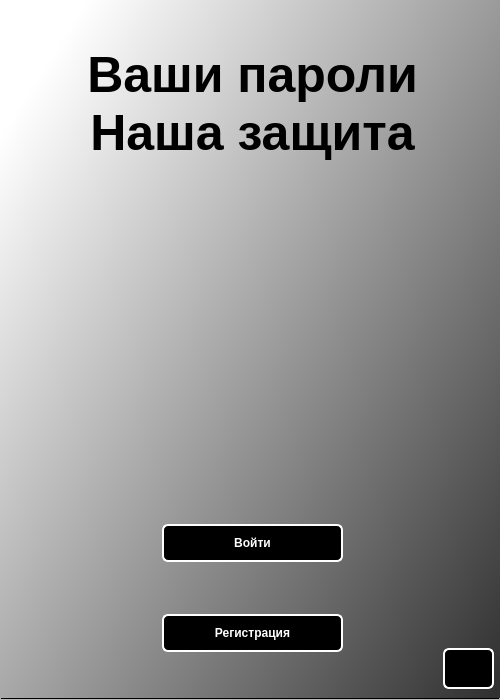
<?xml version="1.0" encoding="UTF-8"?>
<ui version="4.0">
 <class>MainWindow</class>
 <widget class="QMainWindow" name="MainWindow">
  <property name="geometry">
   <rect>
    <x>0</x>
    <y>0</y>
    <width>500</width>
    <height>700</height>
   </rect>
  </property>
  <property name="sizePolicy">
   <sizepolicy hsizetype="Fixed" vsizetype="Fixed">
    <horstretch>0</horstretch>
    <verstretch>0</verstretch>
   </sizepolicy>
  </property>
  <property name="minimumSize">
   <size>
    <width>500</width>
    <height>700</height>
   </size>
  </property>
  <property name="maximumSize">
   <size>
    <width>500</width>
    <height>700</height>
   </size>
  </property>
  <property name="windowTitle">
   <string>Password Container</string>
  </property>
  <property name="windowIcon">
   <iconset resource="res.qrc">
    <normaloff>:/images/res/icons8-container-64.png</normaloff>:/images/res/icons8-container-64.png</iconset>
  </property>
  <property name="autoFillBackground">
   <bool>false</bool>
  </property>
  <property name="styleSheet">
   <string notr="true">QWidget#MainWindow{

	border: 2px solid black;
}

QToolTip{
	
	background-color: rgb(182, 182, 182);
}

</string>
  </property>
  <property name="iconSize">
   <size>
    <width>30</width>
    <height>30</height>
   </size>
  </property>
  <widget class="QWidget" name="centralwidget">
   <widget class="QFrame" name="frame">
    <property name="geometry">
     <rect>
      <x>0</x>
      <y>0</y>
      <width>500</width>
      <height>700</height>
     </rect>
    </property>
    <property name="styleSheet">
     <string notr="true"/>
    </property>
    <property name="frameShape">
     <enum>QFrame::StyledPanel</enum>
    </property>
    <property name="frameShadow">
     <enum>QFrame::Raised</enum>
    </property>
    <widget class="QStackedWidget" name="pageGroupMainWindow">
     <property name="geometry">
      <rect>
       <x>0</x>
       <y>-2</y>
       <width>500</width>
       <height>703</height>
      </rect>
     </property>
     <property name="styleSheet">
      <string notr="true">

QPushButton{
	
	background: black;
	border: 2px solid white;
	color: white;
	font-size: 12px;
	font-weight: bold;
	border-radius: 6px;
}
QPushButton:hover{
	
	background: white;
	border: 2px solid black;
	color: black;
	border-radius: 6px;
}

#helloPage
{
	background: qlineargradient(spread:pad, x1:1, y1:0.977, x2:0.054, y2:0.136364, stop:0 rgba(49, 49, 49, 255), stop:1 rgba(255, 255, 255, 255));
}
#mainPage
{
		background: qlineargradient(spread:pad, x1:1, y1:0.977, x2:0.054, y2:0.136364, stop:0 rgba(49, 49, 49, 255), stop:1 rgba(255, 255, 255, 255));
}

#authPage
{
	background: qlineargradient(spread:pad, x1:1, y1:0.977, x2:0.054, y2:0.136364, stop:0 rgba(49, 49, 49, 255), stop:1 rgba(255, 255, 255, 255));
}

#registerPage
{
	background: qlineargradient(spread:pad, x1:1, y1:0.977, x2:0.054, y2:0.136364, stop:0 rgba(49, 49, 49, 255), stop:1 rgba(255, 255, 255, 255));
}

#programSettingsPage
{
	background: qlineargradient(spread:pad, x1:1, y1:0.977, x2:0.054, y2:0.136364, stop:0 rgba(49, 49, 49, 255), stop:1 rgba(255, 255, 255, 255));
}

#enterCodePage
{
	background: qlineargradient(spread:pad, x1:1, y1:0.977, x2:0.054, y2:0.136364, stop:0 rgba(49, 49, 49, 255), stop:1 rgba(255, 255, 255, 255));
}

#forgotPasswordPage
{
	background: qlineargradient(spread:pad, x1:1, y1:0.977, x2:0.054, y2:0.136364, stop:0 rgba(49, 49, 49, 255), stop:1 rgba(255, 255, 255, 255));
}
</string>
     </property>
     <property name="currentIndex">
      <number>0</number>
     </property>
     <widget class="QWidget" name="helloPage">
      <property name="sizePolicy">
       <sizepolicy hsizetype="Fixed" vsizetype="Fixed">
        <horstretch>0</horstretch>
        <verstretch>0</verstretch>
       </sizepolicy>
      </property>
      <property name="maximumSize">
       <size>
        <width>500</width>
        <height>700</height>
       </size>
      </property>
      <property name="styleSheet">
       <string notr="true">QLabel{
	font-size: 50px;
	font-weight: bold;
	color: solid black;
}
QPushButton{
	
	background: black;
	border: 2px solid white;
	color: white;
	font-size: 12px;
	font-weight: bold;
	border-radius: 6px;
	padding: 10px;
}
QPushButton:hover{
	
	background: white;
	border: 2px solid black;
	color: black;
	border-radius: 6px;
}</string>
      </property>
      <widget class="QLabel" name="helloLabel">
       <property name="geometry">
        <rect>
         <x>2</x>
         <y>0</y>
         <width>501</width>
         <height>211</height>
        </rect>
       </property>
       <property name="styleSheet">
        <string notr="true"/>
       </property>
       <property name="text">
        <string>Ваши пароли
Наша защита</string>
       </property>
       <property name="scaledContents">
        <bool>false</bool>
       </property>
       <property name="alignment">
        <set>Qt::AlignCenter</set>
       </property>
      </widget>
      <widget class="QLabel" name="label">
       <property name="geometry">
        <rect>
         <x>104</x>
         <y>216</y>
         <width>301</width>
         <height>251</height>
        </rect>
       </property>
       <property name="text">
        <string/>
       </property>
       <property name="pixmap">
        <pixmap resource="res.qrc">:/images/D:/shield.png</pixmap>
       </property>
       <property name="scaledContents">
        <bool>true</bool>
       </property>
      </widget>
      <widget class="QPushButton" name="programSettingsButton">
       <property name="geometry">
        <rect>
         <x>443</x>
         <y>650</y>
         <width>51</width>
         <height>41</height>
        </rect>
       </property>
       <property name="toolTip">
        <string>Настройка подключения к базе данных (для разрабочиков)</string>
       </property>
       <property name="styleSheet">
        <string notr="true">:hover
{
	icon: url(:/images/D:/User/Ilya_D/icons8-settings-ios-17-filled/icons8-settings-50.png);
}</string>
       </property>
       <property name="text">
        <string/>
       </property>
       <property name="icon">
        <iconset resource="res.qrc">
         <normaloff>:/images/res/icons8-settings-50white.png</normaloff>:/images/res/icons8-settings-50white.png</iconset>
       </property>
       <property name="iconSize">
        <size>
         <width>27</width>
         <height>28</height>
        </size>
       </property>
      </widget>
      <widget class="QWidget" name="helloButtonsGroup" native="true">
       <property name="geometry">
        <rect>
         <x>162</x>
         <y>480</y>
         <width>181</width>
         <height>221</height>
        </rect>
       </property>
       <layout class="QVBoxLayout" name="verticalLayout">
        <item>
         <widget class="QPushButton" name="toAuthButton">
          <property name="text">
           <string>Войти</string>
          </property>
         </widget>
        </item>
        <item>
         <widget class="QPushButton" name="toRegisterButton">
          <property name="text">
           <string>Регистрация</string>
          </property>
         </widget>
        </item>
       </layout>
      </widget>
      <widget class="QLabel" name="wings">
       <property name="geometry">
        <rect>
         <x>52</x>
         <y>252</y>
         <width>401</width>
         <height>141</height>
        </rect>
       </property>
       <property name="text">
        <string/>
       </property>
       <property name="pixmap">
        <pixmap resource="res.qrc">:/images/res/wings.png</pixmap>
       </property>
       <property name="scaledContents">
        <bool>true</bool>
       </property>
      </widget>
      <zorder>wings</zorder>
      <zorder>helloLabel</zorder>
      <zorder>label</zorder>
      <zorder>programSettingsButton</zorder>
      <zorder>helloButtonsGroup</zorder>
     </widget>
     <widget class="QWidget" name="mainPage">
      <property name="sizePolicy">
       <sizepolicy hsizetype="Fixed" vsizetype="Fixed">
        <horstretch>0</horstretch>
        <verstretch>0</verstretch>
       </sizepolicy>
      </property>
      <property name="maximumSize">
       <size>
        <width>500</width>
        <height>700</height>
       </size>
      </property>
      <property name="styleSheet">
       <string notr="true">QLineEdit
{
	background:black;
	color:white;
	border: 2px solid white;
	border-radius: 4px;
}

QLabel{
	font-size: 38px;
	font-weight: bold;
	color: solid white;
}

QPushButton{
	
	background: black;
	border: 2px solid white;
	color: white;
	font-size: 12px;
	font-weight: bold;
	border-radius: 6px;
	padding: 20px;
}
QPushButton:hover{
	
	background: white;
	border: 2px solid black;
	color: black;
	border-radius: 6px;
}</string>
      </property>
      <widget class="QLabel" name="emailLabel">
       <property name="geometry">
        <rect>
         <x>4</x>
         <y>280</y>
         <width>491</width>
         <height>91</height>
        </rect>
       </property>
       <property name="styleSheet">
        <string notr="true">font-size:25px;
color: solid white;</string>
       </property>
       <property name="text">
        <string/>
       </property>
       <property name="alignment">
        <set>Qt::AlignCenter</set>
       </property>
      </widget>
      <widget class="QLabel" name="emailLabel_2">
       <property name="geometry">
        <rect>
         <x>0</x>
         <y>140</y>
         <width>501</width>
         <height>91</height>
        </rect>
       </property>
       <property name="font">
        <font>
         <pointsize>-1</pointsize>
         <bold>true</bold>
         <underline>true</underline>
        </font>
       </property>
       <property name="styleSheet">
        <string notr="true">color: solid black;</string>
       </property>
       <property name="text">
        <string>Вы вошли под аккаунтом</string>
       </property>
       <property name="alignment">
        <set>Qt::AlignCenter</set>
       </property>
      </widget>
      <widget class="QLabel" name="label_2">
       <property name="geometry">
        <rect>
         <x>-80</x>
         <y>-70</y>
         <width>931</width>
         <height>841</height>
        </rect>
       </property>
       <property name="text">
        <string/>
       </property>
       <property name="pixmap">
        <pixmap resource="res.qrc">:/images/D:/dragon-gaus-blur.png</pixmap>
       </property>
       <property name="scaledContents">
        <bool>true</bool>
       </property>
      </widget>
      <widget class="QWidget" name="mainPageButtons" native="true">
       <property name="geometry">
        <rect>
         <x>0</x>
         <y>581</y>
         <width>501</width>
         <height>121</height>
        </rect>
       </property>
       <property name="styleSheet">
        <string notr="true"/>
       </property>
       <layout class="QHBoxLayout" name="horizontalLayout">
        <item>
         <widget class="QPushButton" name="makeServiceButton">
          <property name="text">
           <string>Создать</string>
          </property>
         </widget>
        </item>
        <item>
         <widget class="QPushButton" name="showServices">
          <property name="text">
           <string>Показать пароли</string>
          </property>
         </widget>
        </item>
       </layout>
      </widget>
      <widget class="QWidget" name="widget" native="true">
       <property name="geometry">
        <rect>
         <x>347</x>
         <y>4</y>
         <width>151</width>
         <height>71</height>
        </rect>
       </property>
       <layout class="QHBoxLayout" name="horizontalLayout_2">
        <item>
         <widget class="QPushButton" name="logoutButton">
          <property name="styleSheet">
           <string notr="true">#logoutButton:hover{
	icon:url(:/images/res/icons8-logout-50.png);
}</string>
          </property>
          <property name="text">
           <string/>
          </property>
          <property name="icon">
           <iconset resource="res.qrc">
            <normaloff>:/images/res/icons8-logout-50 (1).png</normaloff>:/images/res/icons8-logout-50 (1).png</iconset>
          </property>
          <property name="iconSize">
           <size>
            <width>34</width>
            <height>32</height>
           </size>
          </property>
         </widget>
        </item>
        <item>
         <widget class="QPushButton" name="deleteAccountButton">
          <property name="styleSheet">
           <string notr="true">#deleteAccountButton:hover{
	icon:url(:/images/res/icons8-remove-user-50.png);
}</string>
          </property>
          <property name="text">
           <string/>
          </property>
          <property name="icon">
           <iconset resource="res.qrc">
            <normaloff>:/images/res/icons8-remove-user-50 (1).png</normaloff>:/images/res/icons8-remove-user-50 (1).png</iconset>
          </property>
          <property name="iconSize">
           <size>
            <width>44</width>
            <height>43</height>
           </size>
          </property>
         </widget>
        </item>
       </layout>
      </widget>
      <zorder>label_2</zorder>
      <zorder>widget</zorder>
      <zorder>emailLabel</zorder>
      <zorder>emailLabel_2</zorder>
      <zorder>mainPageButtons</zorder>
     </widget>
     <widget class="QWidget" name="enterCodePage">
      <property name="styleSheet">
       <string notr="true">QLabel{
	font-size: 50px;
	font-weight: bold;
	color: rgb(54, 54, 54);
}
QPushButton{
	
	background: black;
	border: 2px solid white;
	color: white;
	font-size: 12px;
	font-weight: bold;
	border-radius: 6px;
	padding: 10px;
}
QPushButton:hover{
	
	background: white;
	border: 2px solid black;
	color: black;
	border-radius: 6px;
}

QLineEdit
{
	background:rgb(46, 47, 48);
	color:white;
	font-size: 40px;
	font-weight: bold;
	border: 2px solid white;
	border-radius: 15px;
}

QComboBox
{
	background:rgb(46, 47, 48);
	color:white;
	border: 2px solid white;
	border-radius: 4px;
}


QComboBox QAbstractItemView {
	background-color:rgb(46, 47, 48);
	color:white;
}</string>
      </property>
      <widget class="QLineEdit" name="codeLine">
       <property name="geometry">
        <rect>
         <x>107</x>
         <y>210</y>
         <width>291</width>
         <height>81</height>
        </rect>
       </property>
       <property name="toolTip">
        <string>Поле ввода кода</string>
       </property>
       <property name="inputMethodHints">
        <set>Qt::ImhDigitsOnly</set>
       </property>
       <property name="text">
        <string/>
       </property>
       <property name="maxLength">
        <number>6</number>
       </property>
       <property name="alignment">
        <set>Qt::AlignCenter</set>
       </property>
      </widget>
      <widget class="QLabel" name="label_4">
       <property name="geometry">
        <rect>
         <x>91</x>
         <y>46</y>
         <width>321</width>
         <height>81</height>
        </rect>
       </property>
       <property name="styleSheet">
        <string notr="true">color: solid black;</string>
       </property>
       <property name="text">
        <string>Введите код</string>
       </property>
       <property name="alignment">
        <set>Qt::AlignCenter</set>
       </property>
      </widget>
      <widget class="QPushButton" name="codeReadyButton">
       <property name="geometry">
        <rect>
         <x>170</x>
         <y>570</y>
         <width>161</width>
         <height>71</height>
        </rect>
       </property>
       <property name="text">
        <string>Готово</string>
       </property>
      </widget>
      <widget class="QLabel" name="emailHintLabel">
       <property name="geometry">
        <rect>
         <x>132</x>
         <y>320</y>
         <width>241</width>
         <height>71</height>
        </rect>
       </property>
       <property name="styleSheet">
        <string notr="true">#emailHintLabel
{
	font-size: 24px;
	color: solid black;
}</string>
       </property>
       <property name="text">
        <string>Код был отправлен.
Проверьте почту:</string>
       </property>
       <property name="alignment">
        <set>Qt::AlignHCenter|Qt::AlignTop</set>
       </property>
      </widget>
      <widget class="QLabel" name="codeEmailLabel">
       <property name="geometry">
        <rect>
         <x>10</x>
         <y>410</y>
         <width>481</width>
         <height>71</height>
        </rect>
       </property>
       <property name="font">
        <font>
         <pointsize>-1</pointsize>
         <bold>true</bold>
         <underline>true</underline>
        </font>
       </property>
       <property name="styleSheet">
        <string notr="true">#codeEmailLabel
{
	font-size: 24px;
	color: solid black;
}</string>
       </property>
       <property name="text">
        <string/>
       </property>
       <property name="alignment">
        <set>Qt::AlignHCenter|Qt::AlignTop</set>
       </property>
      </widget>
     </widget>
     <widget class="QWidget" name="programSettingsPage">
      <property name="styleSheet">
       <string notr="true">QLabel{
	font-size: 50px;
	font-weight: bold;
	color: rgb(54, 54, 54);
}
QPushButton{
	
	background: black;
	border: 2px solid white;
	color: white;
	font-size: 12px;
	font-weight: bold;
	border-radius: 6px;
	padding: 10px;
}
QPushButton:hover{
	
	background: white;
	border: 2px solid black;
	color: black;
	border-radius: 6px;
}

QLineEdit
{
	background:rgb(46, 47, 48);
	color:white;
	border: 2px solid white;
	border-radius: 4px;
}

QComboBox
{
	background:rgb(46, 47, 48);
	color:white;
	border: 2px solid white;
	border-radius: 4px;
}


QComboBox QAbstractItemView {
	background-color:rgb(46, 47, 48);
	color:white;
}</string>
      </property>
      <widget class="QPushButton" name="readyButton">
       <property name="geometry">
        <rect>
         <x>164</x>
         <y>601</y>
         <width>171</width>
         <height>40</height>
        </rect>
       </property>
       <property name="text">
        <string>Готово</string>
       </property>
      </widget>
      <widget class="QLabel" name="label_3">
       <property name="geometry">
        <rect>
         <x>197</x>
         <y>30</y>
         <width>101</width>
         <height>101</height>
        </rect>
       </property>
       <property name="text">
        <string/>
       </property>
       <property name="pixmap">
        <pixmap resource="res.qrc">:/images/res/icons8-database-100.png</pixmap>
       </property>
       <property name="scaledContents">
        <bool>true</bool>
       </property>
      </widget>
      <widget class="QWidget" name="dbPropertiesWidget" native="true">
       <property name="geometry">
        <rect>
         <x>60</x>
         <y>140</y>
         <width>381</width>
         <height>401</height>
        </rect>
       </property>
       <property name="styleSheet">
        <string notr="true">padding: 10px;</string>
       </property>
       <layout class="QVBoxLayout" name="verticalLayout_3">
        <item>
         <widget class="QLineEdit" name="dbHost">
          <property name="text">
           <string>localhost</string>
          </property>
          <property name="maxLength">
           <number>60</number>
          </property>
          <property name="placeholderText">
           <string>DB Host</string>
          </property>
          <property name="clearButtonEnabled">
           <bool>true</bool>
          </property>
         </widget>
        </item>
        <item>
         <widget class="QLineEdit" name="dbPass">
          <property name="text">
           <string>12345</string>
          </property>
          <property name="maxLength">
           <number>60</number>
          </property>
          <property name="echoMode">
           <enum>QLineEdit::PasswordEchoOnEdit</enum>
          </property>
          <property name="placeholderText">
           <string>DB Password</string>
          </property>
          <property name="clearButtonEnabled">
           <bool>true</bool>
          </property>
         </widget>
        </item>
        <item>
         <widget class="QLineEdit" name="dbName">
          <property name="text">
           <string>PassCont</string>
          </property>
          <property name="maxLength">
           <number>60</number>
          </property>
          <property name="placeholderText">
           <string>DB Name</string>
          </property>
          <property name="clearButtonEnabled">
           <bool>true</bool>
          </property>
         </widget>
        </item>
        <item>
         <widget class="QLineEdit" name="dbUser">
          <property name="text">
           <string>postgres</string>
          </property>
          <property name="maxLength">
           <number>60</number>
          </property>
          <property name="placeholderText">
           <string>User</string>
          </property>
          <property name="clearButtonEnabled">
           <bool>true</bool>
          </property>
         </widget>
        </item>
        <item>
         <widget class="QComboBox" name="dbDriver">
          <item>
           <property name="text">
            <string>PostgreSQL</string>
           </property>
          </item>
          <item>
           <property name="text">
            <string>SQLite</string>
           </property>
          </item>
         </widget>
        </item>
       </layout>
      </widget>
      <widget class="QPushButton" name="backToHelloPageButton">
       <property name="geometry">
        <rect>
         <x>435</x>
         <y>4</y>
         <width>61</width>
         <height>51</height>
        </rect>
       </property>
       <property name="styleSheet">
        <string notr="true">QPushButton:hover{
	icon: url(:/images/res/icons8-back-50 (1).png);
}</string>
       </property>
       <property name="text">
        <string/>
       </property>
       <property name="icon">
        <iconset resource="res.qrc">
         <normaloff>:/images/res/icons8-back-50.png</normaloff>:/images/res/icons8-back-50.png</iconset>
       </property>
       <property name="iconSize">
        <size>
         <width>28</width>
         <height>29</height>
        </size>
       </property>
      </widget>
     </widget>
     <widget class="QWidget" name="registerAndAuthPage">
      <widget class="QFrame" name="frame_2">
       <property name="geometry">
        <rect>
         <x>0</x>
         <y>0</y>
         <width>500</width>
         <height>700</height>
        </rect>
       </property>
       <property name="styleSheet">
        <string notr="true">QLineEdit
{
	background:black;
	color:white;
	border: 2px solid white;
	border-radius: 4px;
}</string>
       </property>
       <property name="frameShape">
        <enum>QFrame::StyledPanel</enum>
       </property>
       <property name="frameShadow">
        <enum>QFrame::Raised</enum>
       </property>
       <widget class="QStackedWidget" name="pageGroupAuthRegister">
        <property name="geometry">
         <rect>
          <x>0</x>
          <y>-1</y>
          <width>500</width>
          <height>701</height>
         </rect>
        </property>
        <widget class="QWidget" name="authPage">
         <property name="styleSheet">
          <string notr="true">#toRegisterButton
{
	background: transparent;
	border: 0px;
	font-size: 16px;
}
QLabel
{
	font-size: 45px;
	font-weight: bold;
	color: black;

}</string>
         </property>
         <widget class="QPushButton" name="authButton">
          <property name="geometry">
           <rect>
            <x>164</x>
            <y>450</y>
            <width>179</width>
            <height>40</height>
           </rect>
          </property>
          <property name="text">
           <string>Войти</string>
          </property>
         </widget>
         <widget class="QPushButton" name="switchRegisterButton">
          <property name="geometry">
           <rect>
            <x>195</x>
            <y>660</y>
            <width>111</width>
            <height>21</height>
           </rect>
          </property>
          <property name="font">
           <font>
            <pointsize>-1</pointsize>
            <bold>true</bold>
            <underline>true</underline>
           </font>
          </property>
          <property name="styleSheet">
           <string notr="true">background: transparent;
border: 0px;
font-size:15px;</string>
          </property>
          <property name="text">
           <string>Зарега-ся</string>
          </property>
          <property name="flat">
           <bool>false</bool>
          </property>
         </widget>
         <widget class="QLabel" name="authLabel">
          <property name="geometry">
           <rect>
            <x>60</x>
            <y>20</y>
            <width>381</width>
            <height>151</height>
           </rect>
          </property>
          <property name="text">
           <string>Авторизация</string>
          </property>
          <property name="alignment">
           <set>Qt::AlignCenter</set>
          </property>
         </widget>
        </widget>
        <widget class="QWidget" name="registerPage">
         <property name="font">
          <font>
           <underline>true</underline>
          </font>
         </property>
         <property name="styleSheet">
          <string notr="true">#toAuthButton
{
	background: transparent;
	border: 0px;
	font-size: 16px;
}
QLabel
{
	font-size: 45px;
	font-weight: bold;
	color: black;

}</string>
         </property>
         <widget class="QPushButton" name="registerButton">
          <property name="geometry">
           <rect>
            <x>166</x>
            <y>450</y>
            <width>179</width>
            <height>40</height>
           </rect>
          </property>
          <property name="text">
           <string>Регистрация</string>
          </property>
         </widget>
         <widget class="QPushButton" name="switchAuthButton">
          <property name="geometry">
           <rect>
            <x>217</x>
            <y>660</y>
            <width>71</width>
            <height>21</height>
           </rect>
          </property>
          <property name="font">
           <font>
            <pointsize>-1</pointsize>
            <bold>true</bold>
            <underline>true</underline>
           </font>
          </property>
          <property name="styleSheet">
           <string notr="true">background: transparent;
border: 0px;
font-size:15px;</string>
          </property>
          <property name="text">
           <string>Войти...</string>
          </property>
          <property name="flat">
           <bool>false</bool>
          </property>
         </widget>
         <widget class="QLabel" name="registerLabel">
          <property name="geometry">
           <rect>
            <x>62</x>
            <y>21</y>
            <width>381</width>
            <height>151</height>
           </rect>
          </property>
          <property name="text">
           <string>Регистрация</string>
          </property>
          <property name="alignment">
           <set>Qt::AlignCenter</set>
          </property>
         </widget>
        </widget>
       </widget>
       <widget class="QPushButton" name="toHelloPageButton">
        <property name="geometry">
         <rect>
          <x>435</x>
          <y>9</y>
          <width>60</width>
          <height>49</height>
         </rect>
        </property>
        <property name="toolTip">
         <string>Вернуться назад</string>
        </property>
        <property name="styleSheet">
         <string notr="true">#toHelloPageButton:hover
{
	icon:url(:/images/res/icons8-back-50 (1).png);
}</string>
        </property>
        <property name="text">
         <string/>
        </property>
        <property name="icon">
         <iconset resource="res.qrc">
          <normaloff>:/images/res/icons8-back-50.png</normaloff>:/images/res/icons8-back-50.png</iconset>
        </property>
        <property name="iconSize">
         <size>
          <width>31</width>
          <height>32</height>
         </size>
        </property>
       </widget>
      </widget>
      <widget class="QFrame" name="registerAndAuthLineEdits">
       <property name="geometry">
        <rect>
         <x>87</x>
         <y>170</y>
         <width>331</width>
         <height>211</height>
        </rect>
       </property>
       <property name="styleSheet">
        <string notr="true">#registerAndAuthLineEdits{
	border: 2px solid black;
	border-radius: 4px;
	background-color:rgba(119, 119, 119, 124)
}


QLineEdit{

	padding: 8px;
	color: white;
	background: rgb(46, 47, 48);
	border: 2px solid white;
	border-radius: 4px;
	
}

QCheckBox
{
	color: solid black;
font-size:12px;
}




</string>
       </property>
       <layout class="QVBoxLayout" name="verticalLayout_2">
        <item>
         <widget class="QLineEdit" name="emailLine">
          <property name="maxLength">
           <number>40</number>
          </property>
          <property name="placeholderText">
           <string>Email</string>
          </property>
          <property name="clearButtonEnabled">
           <bool>true</bool>
          </property>
         </widget>
        </item>
        <item>
         <widget class="QLineEdit" name="passLine">
          <property name="maxLength">
           <number>40</number>
          </property>
          <property name="echoMode">
           <enum>QLineEdit::Password</enum>
          </property>
          <property name="placeholderText">
           <string>Пароль(мин. 7 символов)</string>
          </property>
          <property name="clearButtonEnabled">
           <bool>true</bool>
          </property>
         </widget>
        </item>
        <item alignment="Qt::AlignRight">
         <widget class="QCheckBox" name="showPasswordCheckBox">
          <property name="toolTip">
           <string>Показать пароль</string>
          </property>
          <property name="toolTipDuration">
           <number>-1</number>
          </property>
          <property name="text">
           <string/>
          </property>
          <property name="tristate">
           <bool>false</bool>
          </property>
         </widget>
        </item>
        <item>
         <widget class="QCheckBox" name="rememberMeCheckBox">
          <property name="text">
           <string>Запомнить меня?</string>
          </property>
         </widget>
        </item>
       </layout>
      </widget>
     </widget>
    </widget>
   </widget>
  </widget>
 </widget>
 <resources>
  <include location="res.qrc"/>
 </resources>
 <connections/>
</ui>
